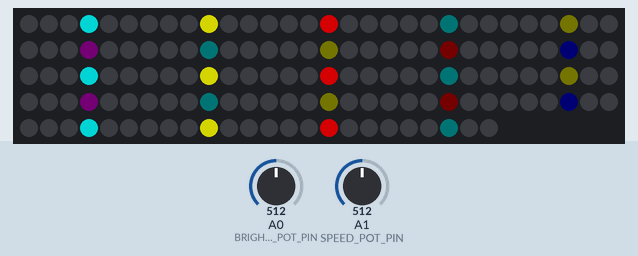
The sketch below on a simulated Arduino Uno, built with avr-gcc and run on an emulated ATmega328P. Shown: 144 RGB LEDs in strip order, left to right, continuing on the next row. Inputs (shaded band) come from the test bench; at power-on: A0 (BRIGHTNESS_POT_PIN) = 512, A1 (SPEED_POT_PIN) = 512. Dim RGB values are drawn brighter than linear; what the sketch prints to the serial monitor is not drawn.

Above: at 1.3 s.
1.4 s: A0 (BRIGHTNESS_POT_PIN) set to 716
At 2.0 s:
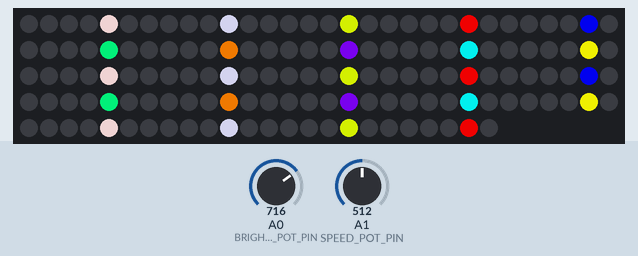
4.5 s: A0 (BRIGHTNESS_POT_PIN) set to 900
At 5.6 s:
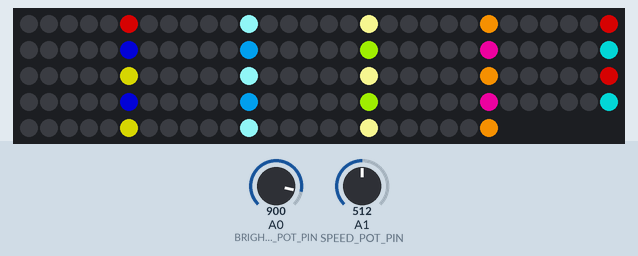
7.6 s: A0 (BRIGHTNESS_POT_PIN) set to 1023
At 8.3 s:
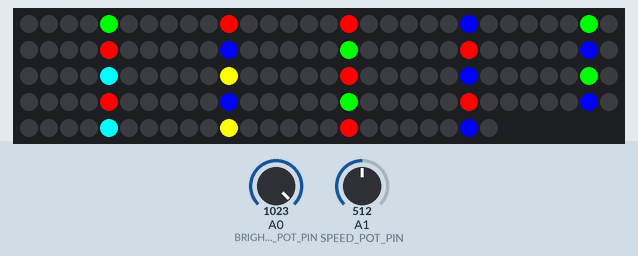
10.7 s: A0 (BRIGHTNESS_POT_PIN) set to 511
At 12.0 s:
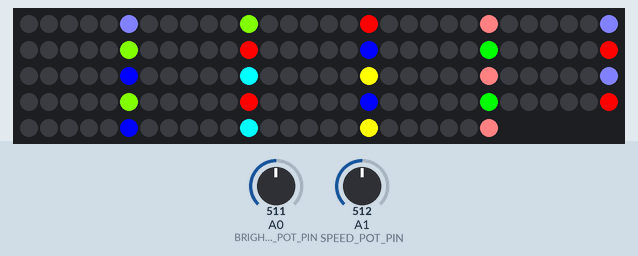
13.8 s: A0 (BRIGHTNESS_POT_PIN) set to 306
At 15.6 s:
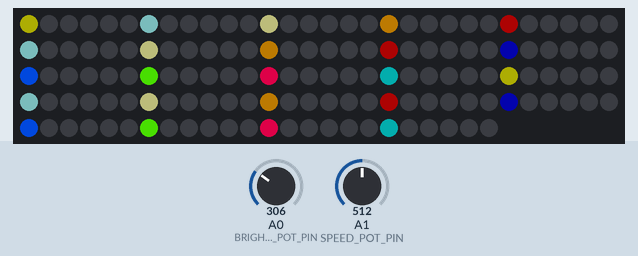
16.9 s: A1 (SPEED_POT_PIN) set to 122
At 18.54 s:
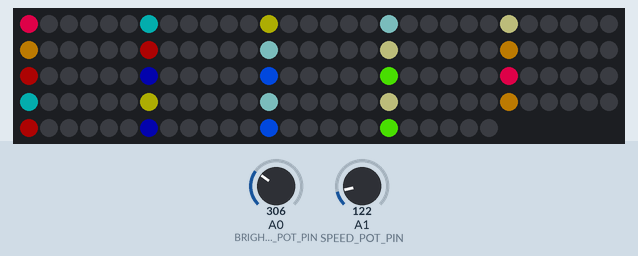
Timing chart, 0 to 20.0 s (numbered marks = the images above; inputs shaded):
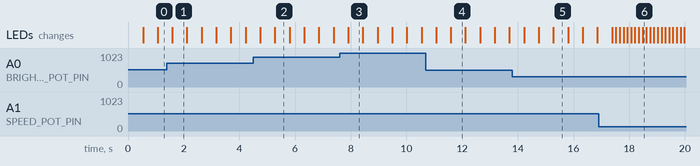

Measured:
- after the input at 1.4 s, the LEDs: change after 0.19 s (image 1)
- after the input at 4.5 s, the LEDs: first change after 0.25 s (image 2 shows a later state)
- after the input at 7.6 s, the LEDs: change after 0.31 s (image 3)
- after the input at 10.7 s, the LEDs: first change after 0.37 s (image 4 shows a later state)
- after the input at 13.8 s, the LEDs: first change after 0.43 s (image 5 shows a later state)
- what the display in image 1 shows lasts 0.5 s, from 1.6 s to 2.1 s

The sketch:

single-pattern-test.ino
```cpp
// single pattern test
#include <Adafruit_NeoPixel.h>

#define BRIGHTNESS_POT_PIN A0
#define SPEED_POT_PIN A1

// Output pin
#define LED_PIN 12 // connect the Data In pin
#define NUMBER_PIXELS 144 // connect the Data In pin
#define MODE_COUNT 28
Adafruit_NeoPixel strip = Adafruit_NeoPixel(NUMBER_PIXELS, LED_PIN, NEO_GRB + NEO_KHZ800);

// these variables updated with each loop
int brightness = 50; // The brightness from the pot is from 0 to 1023 but to the LEDs are 1 to 254
int speed_level = 50; // The brightness from the pot is from 0 to 1023 but to the LEDs are 1 to 254

int myIndex = 0; // the index of where we are drawing to the LED strip - cycles from 0 to NUMBER_PIXELS

// 10 color array
int colors[30] =
   {255,  64,  64,
    255,   0,   0,
    255, 128,   0,
    255, 255,   0,
    0,   255,   0,
    0,   255, 255,
    0,     0, 255,
    128,   0, 255,
    255,   0, 255,
    128,  50, 128
   };


void setup() {
  strip.begin(); // sets up the memory for the LED strip
  pinMode(LED_PIN, OUTPUT);     // Pin 13 is output to which an LED is connected
  pinMode(BRIGHTNESS_POT_PIN, INPUT);
  pinMode(SPEED_POT_PIN, INPUT);

  Serial.begin(9600);
  Serial.println("Start Function Finished");
}

void loop() {
    brightness = analogRead(BRIGHTNESS_POT_PIN);
    speed_level = analogRead(SPEED_POT_PIN);

    display_theater_chase_rainbow(brightness);
    myIndex++;
    if (myIndex > strip.numPixels())
      myIndex = 0;
    delay(speed_level);
}


// Theatre-style crawling lights - 10 colors 6 pixels apart
void display_theater_chase_rainbow(int brightness) {
  int step, red, green, blue, offset;
  int np = strip.numPixels();
  int num_pix_draws = np / 6;
  for (int i=0; i < num_pix_draws; i++) {
      int color = i % 10;
      red = map(colors[color], 0, 255, 1, brightness);
      green = map(colors[color+1], 0, 255, 1, brightness);
      blue = map(colors[color+2], 0, 255, 1, brightness);
      offset = i * 6;
      strip.setPixelColor((offset + myIndex) % np, 0, 0, 0);
      strip.setPixelColor((offset + myIndex + 1) % np, red, green, blue);
    }
  strip.show();
  delay(3);
}
```
